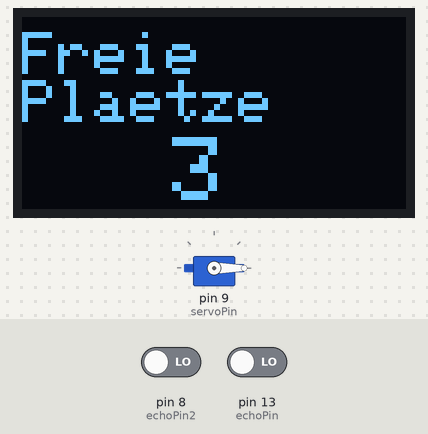
Bench run of a sketch on a simulated Arduino Uno, built with avr-gcc and run on an emulated ATmega328P. Shown: servo, 128×64 one-colour display. The test bench sets the inputs (shaded band); at power-on: pin 8 (echoPin2) LOW, pin 13 (echoPin) LOW. What the sketch prints to the serial monitor is not drawn.

Above: at 0.6 s.
At 2.0 s:
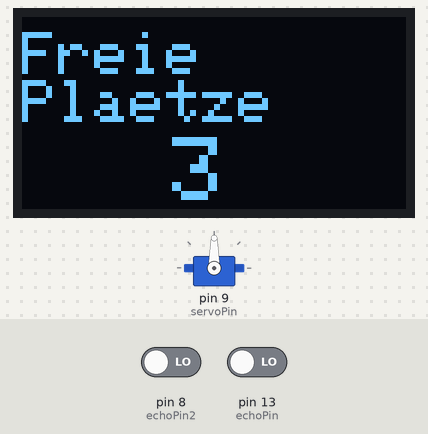
Timing chart, 0 to 3.5 s (numbered marks = the images above):
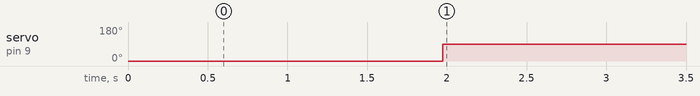

The sketch:

Parkhaussteuerung.ino
```cpp
#include <Servo.h>                    // Bibliothek zur Steuerung von Servomotoren
#include <Wire.h>                     // Bibliothek für I2C-Kommunikation
#include <Adafruit_GFX.h>            // Grafische Grundfunktionen für das OLED
#include <Adafruit_SSD1306.h>        // Treiber für das SSD1306 OLED-Display

// OLED Display Einstellungen
#define SCREEN_WIDTH 128             // Breite des OLED-Displays in Pixel
#define SCREEN_HEIGHT 64             // Höhe des OLED-Displays in Pixel
#define OLED_RESET -1                // Kein Reset-Pin verwendet
Adafruit_SSD1306 display(SCREEN_WIDTH, SCREEN_HEIGHT, &Wire, OLED_RESET); // OLED-Objekt initialisieren

// Pin-Zuordnungen Eingang
const int trigPin = 12;              // Trig-Pin des Ultraschallsensors am Eingang
const int echoPin = 13;              // Echo-Pin des Sensors am Eingang
const int servoPin = 9;             // Pin, an dem der Servo angeschlossen ist

// Pin-Zuordnungen Ausgang
const int trigPin2 = 7;              // Trig-Pin des Ausgangssensors
const int echoPin2 = 8;              // Echo-Pin des Ausgangssensors

// Schranken-Parameter
const int closedAngle = 0;           // Winkel für geschlossene Schranke
const int openAngle = 90;            // Winkel für geöffnete Schranke
const long thresholdDistance = 10;   // Abstand, unter dem ein Auto erkannt wird (cm)
const long leaveThreshold = 10;      // Abstand, ab dem ein Auto als "weggefahren" gilt

const int totalSlots = 3;            // Maximale Anzahl an Parkplätzen
int availableSlots = totalSlots;     // Variable für aktuelle freie Plätze
bool carDetected = false;            // Flag: Auto am Eingang erkannt
bool barrierOpen = false;            // Flag: Schranke ist offen
bool carLeavingDetected = false;     // Flag: Auto verlässt Parkplatz

Servo barrierServo;                  // Servo-Objekt zur Steuerung der Schranke

// ----------- FUNKTIONEN FÜR SLOT-ÄNDERUNGEN -----------

void decreaseAvailableSlots() {
  if (availableSlots > 0) {                           // Nur verringern, wenn noch Plätze frei sind
    availableSlots--;                                 // Freien Platz verringern
    Serial.print("Auto eingefahren. Neue freie Plätze: ");
    Serial.println(availableSlots);                   // Ausgabe im seriellen Monitor
    updateDisplay();                                  // Anzeige aktualisieren
  } else {
    Serial.println("Parkhaus voll. Kein Abzug.");     // Falls keine Plätze mehr frei sind
  }
}

void increaseAvailableSlots() {
  if (availableSlots < totalSlots) {                  // Nur erhöhen, wenn Plätze fehlen
    availableSlots++;                                 // Freien Platz erhöhen
    Serial.print("Auto ausgefahren. Neue freie Plätze: ");
    Serial.println(availableSlots);                   // Ausgabe im seriellen Monitor
    updateDisplay();                                  // Anzeige aktualisieren
  } else {
    Serial.println("Parkhaus war schon leer.");       // Falls das Parkhaus leer ist
  }
}

// -------------------------------------------------------

void setup() {
  delay(500);                                         // Kurze Wartezeit für OLED-Stabilität
  Serial.begin(9600);                                 // Serielle Kommunikation starten
  barrierServo.attach(servoPin);                      // Servo initialisieren
  barrierServo.write(closedAngle);                    // Schranke auf "geschlossen" setzen

  pinMode(trigPin, OUTPUT);                           // Trig-Pin Eingang auf Ausgang setzen
  pinMode(echoPin, INPUT);                            // Echo-Pin Eingang auf Eingang setzen
  pinMode(trigPin2, OUTPUT);                          // Trig-Pin Ausgang auf Ausgang setzen
  pinMode(echoPin2, INPUT);                           // Echo-Pin Ausgang auf Eingang setzen

  if (!display.begin(SSD1306_SWITCHCAPVCC, 0x3C)) {   // OLED starten, I2C-Adresse 0x3C
    Serial.println("OLED konnte nicht initialisiert werden.");
  } else {
    display.clearDisplay();                           // OLED-Inhalt löschen
    updateDisplay();                                  // Erste Anzeige aktualisieren
  }
}

// Abstand messen (Eingang)
float getDistance() {
  digitalWrite(trigPin, LOW);                         // Sicherstellen, dass Trig LOW ist
  delayMicroseconds(2);                               // Kurze Pause
  digitalWrite(trigPin, HIGH);                        // Ultraschallimpuls senden
  delayMicroseconds(5000);                            // 5 ms Sendedauer
  digitalWrite(trigPin, LOW);                         // Impuls beenden

  long duration = pulseIn(echoPin, HIGH, 300000);     // Warte auf Echo (max 300 ms)
  float distance = duration * 0.034 / 2;              // Zeit in cm umrechnen
  return distance;                                    // Abstand zurückgeben
}

// Abstand messen (Ausgang)
float getDistanceExit() {
  digitalWrite(trigPin2, LOW);                        // Gleiches Prinzip wie oben, für Ausgang
  delayMicroseconds(2);
  digitalWrite(trigPin2, HIGH);
  delayMicroseconds(5000);
  digitalWrite(trigPin2, LOW);

  long duration = pulseIn(echoPin2, HIGH, 300000);    // Echo am Ausgang messen
  float distanceExit = duration * 0.034 / 2;
  return distanceExit;
}

// Display aktualisieren
void updateDisplay() {
  display.clearDisplay();                             // Display löschen
  display.setTextSize(2);                             // Textgröße setzen
  display.setTextColor(WHITE);                        // Textfarbe: Weiß

  if (availableSlots > 0) {                           // Wenn Plätze frei sind
    display.setCursor(0, 5);                          // Cursor-Position setzen
    display.print("Freie\n");                         // Text anzeigen
    display.print("Plaetze\n");
    display.setCursor(50, 40);                        // Größere Zahl zentriert anzeigen
    display.setTextSize(3);
    display.print(availableSlots);
  } else {                                            // Wenn Parkhaus voll
    display.setCursor(0, 5);
    display.print("Parkhaus\n\n");
    display.setTextSize(3);
    display.print("Voll\n");
  }

  display.display();                                  // Anzeige aktualisieren
}

// Auto erkannt am Eingang
void checkForCar(double threshold) {
  float d1 = getDistance();                           // Erster Messwert
  delay(500);                                         // Kurze Wartezeit
  float d2 = getDistance();                           // Zweiter Messwert

  if (d1 < threshold && d2 < threshold) {             // Beide Messwerte unter Schwelle?
    carDetected = true;                               // Auto als erkannt markieren
    Serial.println("Auto erkannt (Eingang)");
  }
}

// Auto ist wirklich weg (Eingang)
void confirmCarGone(double threshold) {
  float d1 = getDistance();                           // Erster Messwert
  delay(500);
  float d2 = getDistance();                           // Zweiter Messwert

  if (d1 > threshold && d2 > threshold) {             // Auto ist entfernt
    carDetected = false;                              // Auto-Flag zurücksetzen
    barrierOpen = false;                              // Schranke wieder als geschlossen markieren

    decreaseAvailableSlots();                         // Einen Parkplatz abziehen

    Serial.println("Schranke schließt.");
    barrierServo.write(closedAngle);                  // Schranke schließen
    delay(500);                                       // Kurze Pause
  }
}

// Auto erkannt am Ausgang
void checkCarLeaving(double threshold) {
  float d1 = getDistanceExit();                       // Erster Messwert (Ausgang)
  delay(500);
  float d2 = getDistanceExit();                       // Zweiter Messwert

  if (d1 < threshold && d2 < threshold) {             // Auto am Ausgang erkannt
    if (!carLeavingDetected) {                        // Nur einmal reagieren
      carLeavingDetected = true;
      increaseAvailableSlots();                       // Parkplatz wieder freigeben
    }
  } else {
    carLeavingDetected = false;                       // Kein Auto mehr erkannt
  }
}

// Hauptloop
void loop() {
  float distance = getDistance();                     // Live-Abstand Eingang
  Serial.print("Live Abstand Eingang: ");
  Serial.print(distance);
  Serial.println(" cm");

  if (!carDetected && !barrierOpen && availableSlots > 0) {
    checkForCar(thresholdDistance);                   // Auto prüfen, wenn Schranke zu
  }

  if (carDetected && !barrierOpen) {                  // Auto erkannt, Schranke noch zu?
    barrierOpen = true;
    barrierServo.write(openAngle);                    // Schranke öffnen
    Serial.println("Schranke öffnet.");
    delay(100);
  }

  if (carDetected && barrierOpen) {                   // Wenn Schranke offen, prüfen ob Auto weg
    confirmCarGone(leaveThreshold);
  }

  // Ausgangsüberwachung
  checkCarLeaving(thresholdDistance);                 // Autoausfahrt prüfen

  delay(100);                                         // Schleifenpause
}
```

Measured:
- by itself, servo on pin 9 (servoPin): 0° → 90° at 2.0 s
